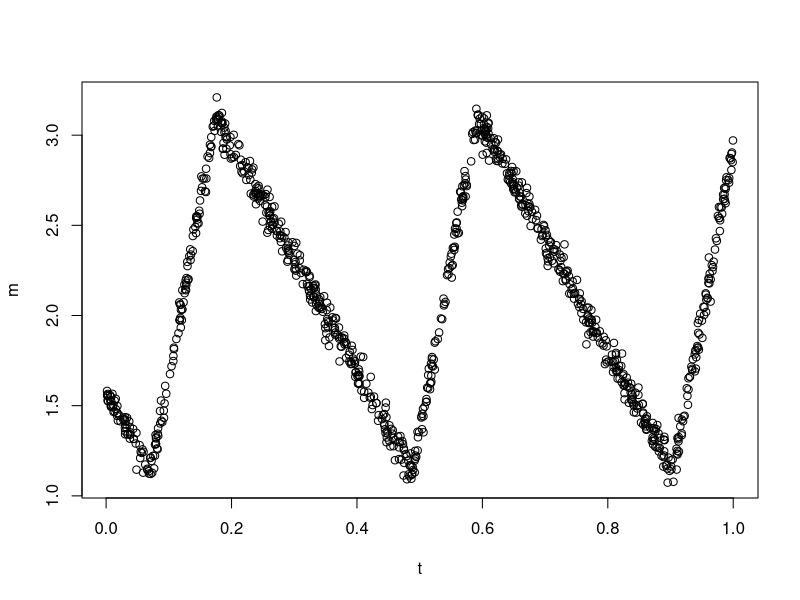
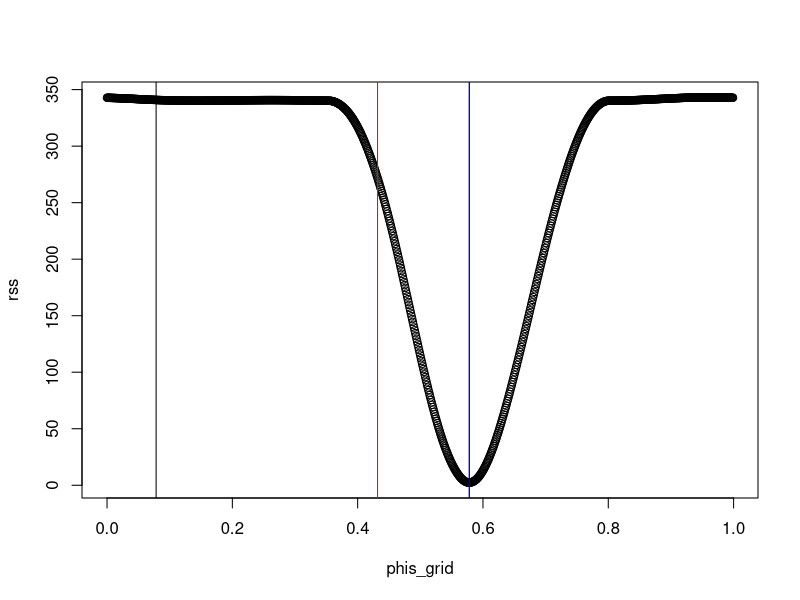

Generate these figures, in order, with R:
### compare newton method to grid search
### for estimating phase, amplitude, and mean

rm(list=ls())
library(scales)

Saw <- function(t,cc=0.75){
    ## returns sawtooth evaluated at t
    t <- t %% 1
    return(((-2/cc)*t + 1)*(t < cc) + ((2/(1-cc))*t - (1+cc)/(1-cc))*(t >= cc))
}

SawPrime <- function(t,cc=0.75){
    ## returns derivative of sawtooth evaluated at t
    t <- t %% 1
    return((-2/cc)*(t < cc) + ((2/(1-cc))*(t >= cc)))
}

ComputeRss <- function(m,t,phi,omega){
    X <- cbind(1,Saw(omega*t+phi))
    B <- t(X)%*%X
    d <- t(X)%*%m
    z <- solve(B,d)
    z[2] <- max(z[2],0)
    return(m - X%*%z)
}

NewtonUpdate <- function(m,t,params,omega){
    beta0 <- params[1]
    amp <- params[2]
    phi <- params[3]
    gp <- SawPrime(omega*t+phi)
    g <- Saw(omega*t+phi)
    X <- cbind(1,g)
    Hul <- 2*t(X)%*%X
    Hlr <- 2*amp^2*sum(gp*gp)
    Hoff <- c(2*amp*sum(gp),-2*sum((m-beta0)*gp)+4*amp*sum(g*gp))
    h <- rbind(cbind(Hul,Hoff),c(Hoff,Hlr))
    theta <- matrix(c(beta0,amp),nrow=2)
    dgdtheta <- 2*t(X)%*%X%*%theta - 2*t(X)%*%matrix(m,nrow=length(m))
    dgdphi <- -2*amp*sum((m-beta0)*gp) + 2*amp^2*sum(g*gp)
    del <- matrix(c(dgdtheta,dgdphi),nrow=3)
    params <- params - solve(h)%*%del
    params[3] <- params[3] %% 1
    params[2] <- max(0,params[2]) ## amplitude must be positive
    return(params)
}

## construct data
n <- 1000
e.sd <- 0.05
t <- runif(n)
phi <- runif(1)
amp <- rchisq(1,30)/30
beta <- rnorm(1)
omega <- 2.4
m <- amp*Saw(omega*t+phi) + beta + rnorm(n,mean=0,sd=e.sd)
plot(t,m)




## grid search to estimate omega and phase, closed for solution for beta0 and amp
N <- 1000
phis_grid <- (0:(N-1))/N
tm <- proc.time()
##m.resid <- vapply(phis_grid,function(x){lm(m~Saw(omega_grid[ii]*t+x))$residuals},rep(0,length(t)))
m.resid <- vapply(phis_grid,function(x){ComputeRss(m,t,x,omega)},rep(0,length(t))) ## faster not using lm
rss <- colSums(m.resid^2)
proc.time() - tm
plot(phis_grid,rss)
abline(v=phi,col="black")
abline(v=(phi+.5) %% 1,col="black")

#### Newton optimization
NN <- 5
phis <- matrix(0,nrow=NN,ncol=3)
phis[1,] <- c(0,1,runif(1))
tm <- proc.time()
for(jj in 1:(NN-1)){
    phis[jj+1,] <- NewtonUpdate(m,t,phis[jj,],omega)
}
proc.time() - tm
abline(v=phis[1,3],col="red")
abline(v=phis[NN,3],col="blue")


